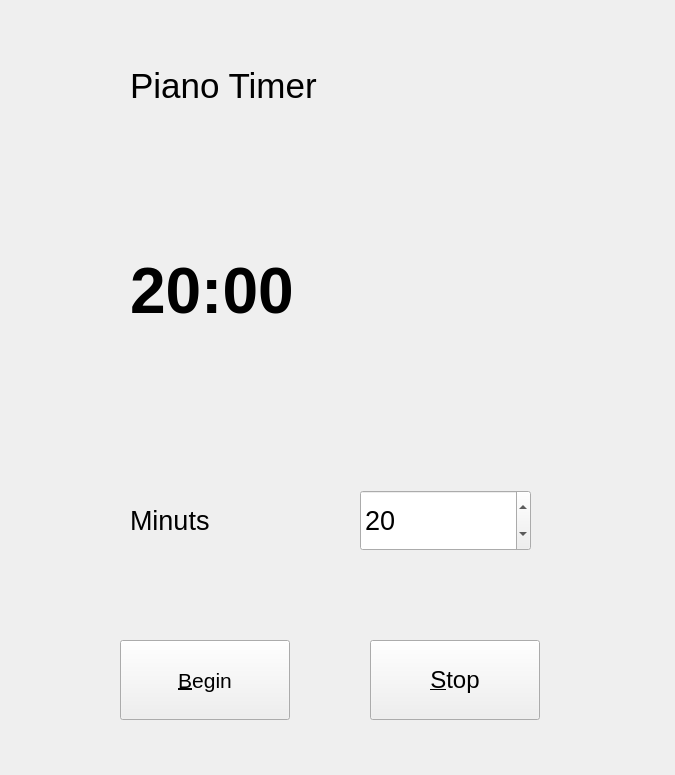
<?xml version="1.0" encoding="UTF-8"?>
<ui version="4.0">
 <class>PianoTimerWidget</class>
 <widget class="QWidget" name="PianoTimerWidget">
  <property name="geometry">
   <rect>
    <x>0</x>
    <y>0</y>
    <width>675</width>
    <height>775</height>
   </rect>
  </property>
  <property name="windowTitle">
   <string>Piano Timer</string>
  </property>
  <widget class="QSpinBox" name="spinBox_MinIn">
   <property name="geometry">
    <rect>
     <x>360</x>
     <y>490</y>
     <width>171</width>
     <height>61</height>
    </rect>
   </property>
   <property name="font">
    <font>
     <pointsize>20</pointsize>
    </font>
   </property>
   <property name="value">
    <number>20</number>
   </property>
  </widget>
  <widget class="QLabel" name="label">
   <property name="geometry">
    <rect>
     <x>130</x>
     <y>480</y>
     <width>191</width>
     <height>81</height>
    </rect>
   </property>
   <property name="font">
    <font>
     <pointsize>20</pointsize>
    </font>
   </property>
   <property name="text">
    <string>Minuts</string>
   </property>
  </widget>
  <widget class="QLabel" name="label_2">
   <property name="geometry">
    <rect>
     <x>130</x>
     <y>30</y>
     <width>411</width>
     <height>111</height>
    </rect>
   </property>
   <property name="font">
    <font>
     <pointsize>26</pointsize>
    </font>
   </property>
   <property name="text">
    <string>Piano Timer</string>
   </property>
  </widget>
  <widget class="QPushButton" name="pushButton_Begin">
   <property name="geometry">
    <rect>
     <x>120</x>
     <y>640</y>
     <width>170</width>
     <height>80</height>
    </rect>
   </property>
   <property name="font">
    <font>
     <pointsize>16</pointsize>
     <weight>50</weight>
     <bold>false</bold>
    </font>
   </property>
   <property name="text">
    <string>&amp;Begin</string>
   </property>
   <property name="shortcut">
    <string>Alt+B</string>
   </property>
  </widget>
  <widget class="QPushButton" name="pushButton_End">
   <property name="geometry">
    <rect>
     <x>370</x>
     <y>640</y>
     <width>170</width>
     <height>80</height>
    </rect>
   </property>
   <property name="font">
    <font>
     <pointsize>18</pointsize>
    </font>
   </property>
   <property name="text">
    <string>&amp;Stop</string>
   </property>
   <property name="shortcut">
    <string>Alt+S</string>
   </property>
  </widget>
  <widget class="QLabel" name="labelTime">
   <property name="geometry">
    <rect>
     <x>130</x>
     <y>200</y>
     <width>411</width>
     <height>181</height>
    </rect>
   </property>
   <property name="font">
    <font>
     <pointsize>48</pointsize>
     <weight>75</weight>
     <bold>true</bold>
    </font>
   </property>
   <property name="text">
    <string>20:00</string>
   </property>
  </widget>
 </widget>
 <resources/>
 <connections>
  <connection>
   <sender>pushButton_End</sender>
   <signal>clicked()</signal>
   <receiver>labelTime</receiver>
   <slot>clear()</slot>
   <hints>
    <hint type="sourcelabel">
     <x>479</x>
     <y>682</y>
    </hint>
    <hint type="destinationlabel">
     <x>409</x>
     <y>324</y>
    </hint>
   </hints>
  </connection>
 </connections>
</ui>
